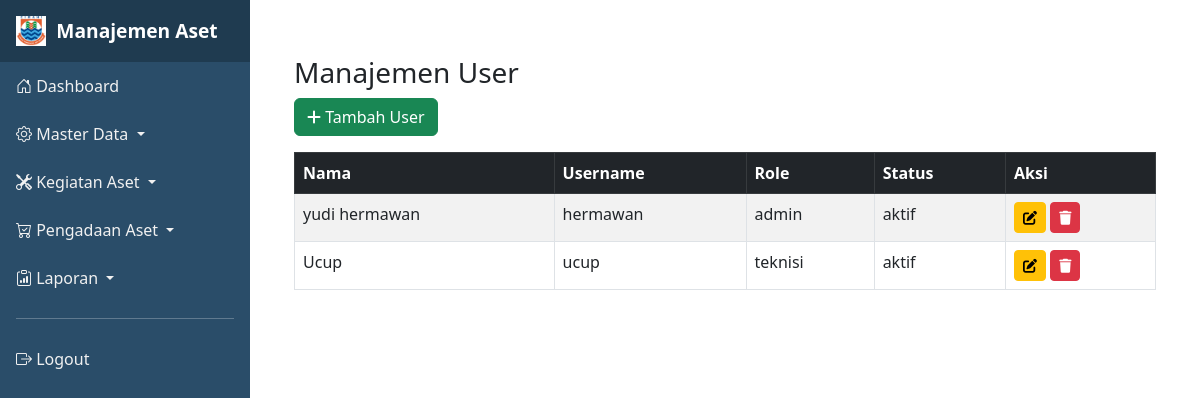
The app's page /index.php?page=user (signed in) with its own data.
### tables this page shows
CREATE TABLE `user` (
  `id_user` int(11) NOT NULL,
  `nama_lengkap` varchar(100) NOT NULL,
  `username` varchar(50) NOT NULL,
  `password` varchar(255) NOT NULL,
  `role` enum('admin','teknisi','unit') DEFAULT 'unit',
  `status` enum('aktif','nonaktif') DEFAULT 'aktif'
);

### pages/user.php (the view, shortened to what this page needs)
<?php
require_once __DIR__ . '/../includes/db.php';
$result = $conn->query("SELECT * FROM user");
?>
<!DOCTYPE html>
<html>
<head>
    <link href="https://cdn.jsdelivr.net/npm/bootstrap@5.3.0/dist/css/bootstrap.min.css" rel="stylesheet">
    <link rel="stylesheet" href="https://cdnjs.cloudflare.com/ajax/libs/font-awesome/6.4.0/css/all.min.css">
</head>
<body>
<div class="container mt-4">
    <h3>Manajemen User</h3>
    <a href="index.php?page=tambah_user" class="btn btn-success mb-3">
        <i class="fa fa-plus"></i> Tambah User
    </a>
    <table class="table table-bordered table-striped">
        <thead class="table-dark">
            <tr>
                <th>Nama</th>
                <th>Username</th>
                <th>Role</th>
                <th>Status</th>
                <th width="150">Aksi</th>
            </tr>
        </thead>
        <tbody>
            <?php while ($row = $result->fetch_assoc()): ?>
                <tr>
                    <td><?= htmlspecialchars($row['nama_lengkap']) ?></td>
                    <td><?= htmlspecialchars($row['username']) ?></td>
                    <td><?= htmlspecialchars($row['role']) ?></td>
                    <td><?= htmlspecialchars($row['status']) ?></td>
                    <td>
                        <button class="btn btn-warning btn-sm" data-bs-toggle="modal" data-bs-target="#editModal<?= $row['id_user'] ?>">
                            <i class="fa fa-edit"></i>
                        </button>
                        <a href="index.php?page=user&delete=<?= $row['id_user'] ?>" class="btn btn-danger btn-sm" onclick="return confirm('Yakin hapus user ini?')">
                            <i class="fa fa-trash"></i>
                        </a>
                    </td>
                </tr>
            <?php endwhile; ?>
        </tbody>
    </table>
</div>
</body>
</html>

### index.php (style rules this page uses)
:root { --main-color: #2A4D69; --hover-color: #1f3b50; --sidebar-width: 250px; }
body { margin: 0; padding: 0; font-family: 'Segoe UI', sans-serif; background-color: #f8f9fa; }

### records on screen
user: nama_lengkap "yudi hermawan", username "hermawan", role "admin", status "aktif"
user: nama_lengkap "Ucup", username "ucup", role "teknisi", status "aktif"
